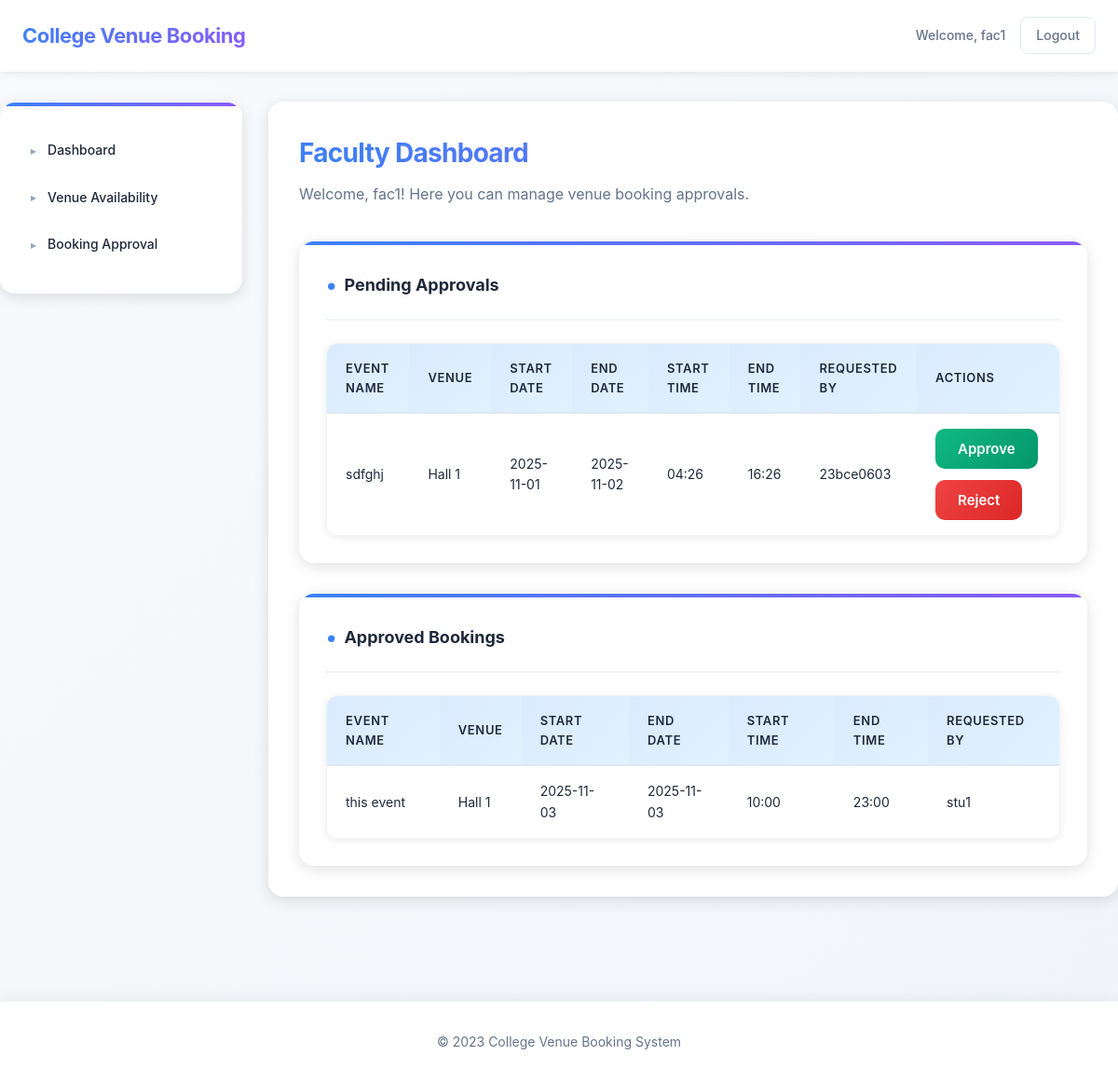
The page /faculty/dashboard (signed in) on the database as committed earlier.
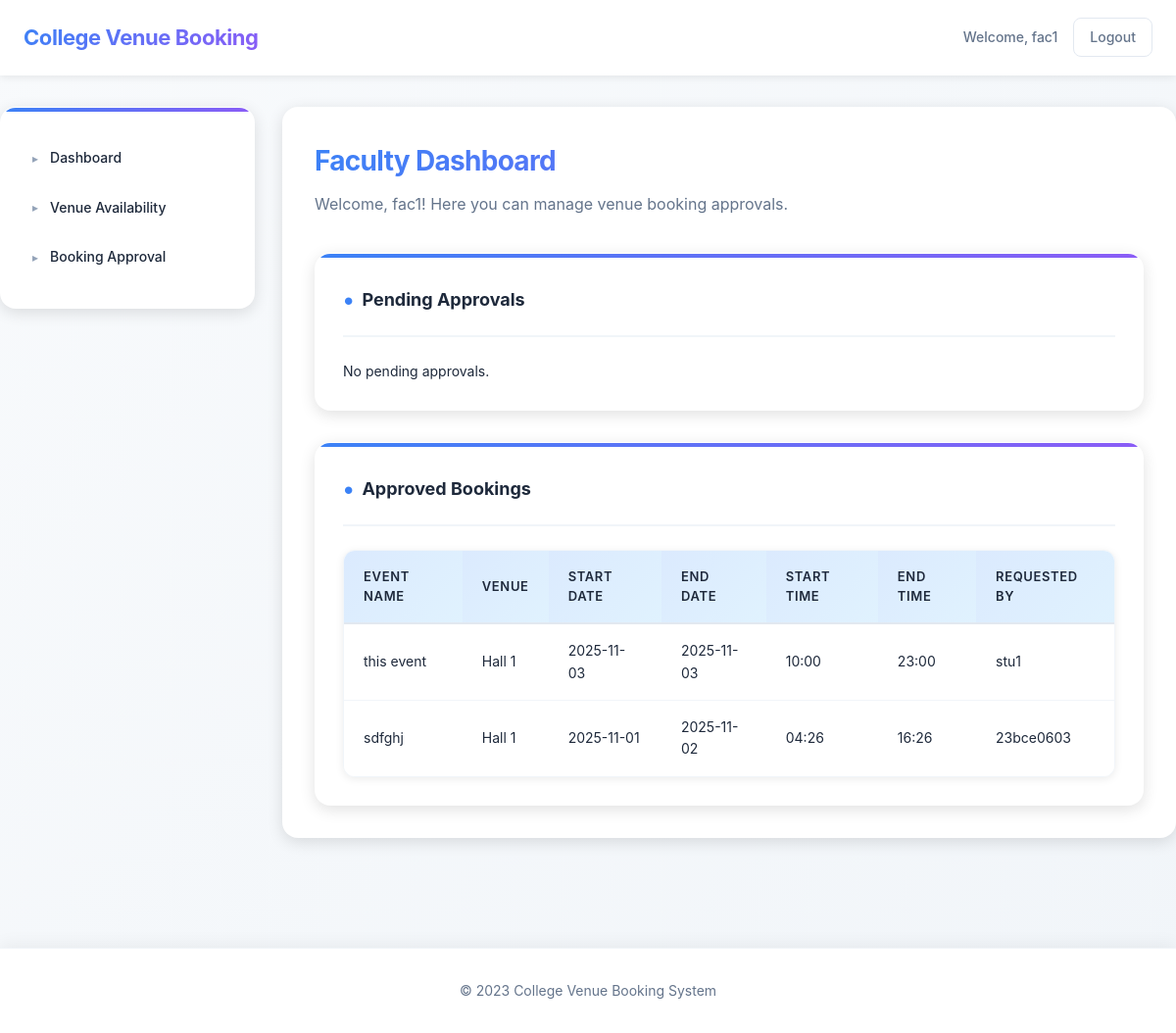
The same page on the database as committed later.
### tables this page shows
CREATE TABLE Bookings ( Booking_ID INTEGER PRIMARY KEY AUTOINCREMENT, Venue VARCHAR(100), Start_Time TIME, Start_Date DATE, End_Time TIME, End_Date DATE, Name VARCHAR(100), Status VARCHAR(50), Event_Name VARCHAR(100));

### app.py (the view)
@app.route('/faculty/dashboard')
def faculty_dashboard():
    if 'user' not in session or session.get('user_type') != 'faculty':
        return redirect('/login')
    conn = get_db_connection()
    approved_events = conn.execute('SELECT * FROM Bookings WHERE Status = ?', ('approved',)).fetchall()
    pending_events = conn.execute('SELECT * FROM Bookings WHERE Status = ?', ('pending',)).fetchall()
    conn.close()
    if request.headers.get('X-Requested-With') == 'XMLHttpRequest':
        return render_template('faculty_dashboard_content.html', approved_events=approved_events, pending_events=pending_events)
    return render_template('faculty_dashboard.html', approved_events=approved_events, pending_events=pending_events)

### app.py (called while the page is built)
def get_db_connection():
    conn = sqlite3.connect('db.db')
    conn.row_factory = sqlite3.Row
    return conn

### templates/faculty_dashboard.html (shortened to what this page needs)
{% extends "base.html" %}
{% block content %}
{% include "faculty_dashboard_content.html" %}
{% endblock %}

### templates/base.html (shortened to what this page needs)
<!DOCTYPE html>
<html lang="en">
<head>
    <link rel="stylesheet" href="{{ url_for('static', filename='styles.css') }}">
</head>
<body>
    <header>
        <div class="container header-content">
            <div class="logo">College Venue Booking</div>
            <div class="user-info">
                {% if session.user %}
                    <span>Welcome, {{ session.user }}</span>
                    <a href="/logout">Logout</a>
                {% else %}
                    <a href="/login">Login</a>
                    <a href="/register">Register</a>
                {% endif %}
            </div>
        </div>
    </header>
    <div class="container main-layout">
        {% if session.user_type %}
        <div class="sidebar">
            <ul>
                {% if session.user_type == 'student' %}
                    <li><a href="/student/dashboard" data-ajax="true">Dashboard</a></li>
                    <li><a href="/venue_availability" data-ajax="true">Venue Availability</a></li>
                    <li><a href="/book_venue" data-ajax="true">Book Venue</a></li>
                {% elif session.user_type == 'faculty' %}
                    <li><a href="/faculty/dashboard" data-ajax="true">Dashboard</a></li>
                    <li><a href="/venue_availability" data-ajax="true">Venue Availability</a></li>
                    <li><a href="/faculty/dashboard" data-ajax="true">Booking Approval</a></li>
                {% endif %}
            </ul>
        </div>
        {% endif %}
        <div class="content" id="main-content">
            {% block content %}{% endblock %}
        </div>
    </div>
    <footer>
        <div class="container">
            <p>&copy; 2023 College Venue Booking System</p>
        </div>
    </footer>
</body>
</html>

### templates/faculty_dashboard_content.html
<h1>Faculty Dashboard</h1>
<p>Welcome, {{ session.user }}! Here you can manage venue booking approvals.</p>
<div class="faculty-dashboard-cards">
    <div class="card">
        <h3>Pending Approvals</h3>
        {% if pending_events %}
        <div class="table-container">
            <table>
                <thead>
                    <tr>
                        <th>Event Name</th>
                        <th>Venue</th>
                        <th>Start Date</th>
                        <th>End Date</th>
                        <th>Start Time</th>
                        <th>End Time</th>
                        <th>Requested By</th>
                        <th>Actions</th>
                    </tr>
                </thead>
                <tbody>
                    {% for event in pending_events %}
                    <tr>
                        <td>{{ event.Event_Name }}</td>
                        <td>{{ event.Venue }}</td>
                        <td>{{ event.Start_Date }}</td>
                        <td>{{ event.End_Date }}</td>
                        <td>{{ event.Start_Time }}</td>
                        <td>{{ event.End_Time }}</td>
                        <td>{{ event.Name }}</td>
                        <td class="form-actions">
                            <form method="POST" action="/approve_booking/{{ event.Booking_ID }}" style="display: inline;">
                                <button type="submit" class="btn-success">Approve</button>
                            </form>
                            <form method="POST" action="/reject_booking/{{ event.Booking_ID }}" style="display: inline;">
                                <button type="submit" class="btn-danger">Reject</button>
                            </form>
                        </td>
                    </tr>
                    {% endfor %}
                </tbody>
            </table>
        </div>
        {% else %}
        <p>No pending approvals.</p>
        {% endif %}
    </div>
    <div class="card">
        <h3>Approved Bookings</h3>
        {% if approved_events %}
        <div class="table-container">
            <table>
                <thead>
                    <tr>
                        <th>Event Name</th>
                        <th>Venue</th>
                        <th>Start Date</th>
                        <th>End Date</th>
                        <th>Start Time</th>
                        <th>End Time</th>
                        <th>Requested By</th>
                    </tr>
                </thead>
                <tbody>
                    {% for event in approved_events %}
                    <tr>
                        <td>{{ event.Event_Name }}</td>
                        <td>{{ event.Venue }}</td>
                        <td>{{ event.Start_Date }}</td>
                        <td>{{ event.End_Date }}</td>
                        <td>{{ event.Start_Time }}</td>
                        <td>{{ event.End_Time }}</td>
                        <td>{{ event.Name }}</td>
                    </tr>
                    {% endfor %}
                </tbody>
            </table>
        </div>
        {% else %}
        <p>No approved bookings.</p>
        {% endif %}
    </div>
</div>

Rows that differ between the two databases and show on the page:
changed Bookings "sdfghj": moves from the list under "Pending Approvals" to the list under "Approved Bookings"
Other text that changed with them:
text no longer shown: "EVENT NAME VENUE START DATE END DATE START TIME END TIME REQUESTED BY ACTIONS"
text now shown: "No pending approvals."
